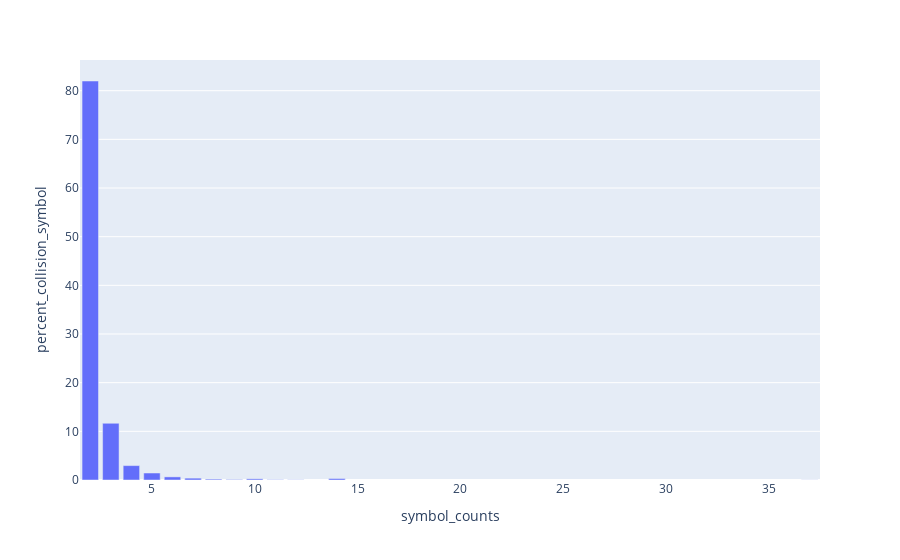

Notebook code for this chart:
### Code cell
create_ambiguous_symbol_histogram(ncbi_ambiguous_symbol_counts, "NCBI", ncbi_ambiguous_symbol_set_count)

### Figure 1 — Plotly figure (JSON) as saved in the notebook; plotly's stock layout.template omitted (floating-point values rounded to 4 significant figures)
{"data": [{"hovertemplate": "symbol_counts=%{x}<br>percent_collision_symbol=%{y}<extra></extra>", "legendgroup": "", "marker": {"color": "#636efa", "pattern": {"shape": ""}}, "name": "", "orientation": "v", "showlegend": false, "textposition": "auto", "type": "bar", "x": [2, 3, 4, 5, 6, 7, 8, 9, 10, 11, 12, 14, 37], "xaxis": "x", "y": [81.99, 11.65, 2.958, 1.439, 0.6396, 0.3798, 0.1799, 0.09994, 0.2399, 0.05996, 0.03998, 0.2998, 0.01999], "yaxis": "y"}], "layout": {"barmode": "relative", "legend": {"tracegroupgap": 0}, "margin": {"t": 60}, "xaxis": {"anchor": "y", "domain": [0, 1], "title": {"text": "symbol_counts"}}, "yaxis": {"anchor": "x", "domain": [0, 1], "title": {"text": "percent_collision_symbol"}}}}
